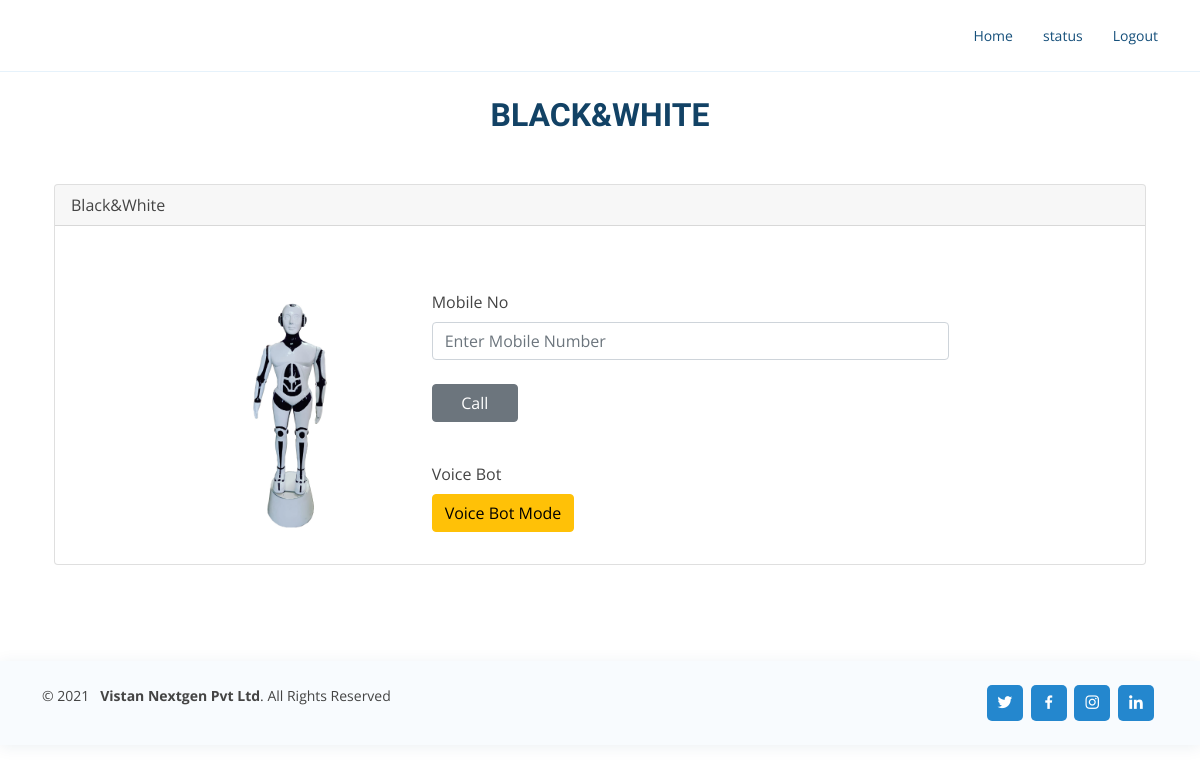
The page /app/bot/1 on the database its author committed.
### App/models.py (models this page shows, shortened)
class Bot(models.Model):
    rest = models.ForeignKey(Restaurant, on_delete=models.CASCADE)
    bot_no = models.IntegerField()
    bot_name = models.CharField(max_length = 300)
    bot_color = models.CharField(max_length = 200)
    image = models.ImageField(upload_to = 'bot_images')
    avialable = models.BooleanField(default=True, help_text="available or not avialabe for service")  # avialabe to serve or not avialable
    created_at = models.DateTimeField(auto_now_add=True)
    updated_at = models.DateTimeField(auto_now = True)
    class Meta:
        verbose_name = 'Bot'
        verbose_name_plural = 'Bots'
        ordering = ('-id',)

### App/views.py (the view)
# urls.py: path('bot/<str:id>', views.SelectBotView, name = 'select-bot'),
def SelectBotView(request, id):
    if request.method == 'POST':
        if 'call_button' in request.POST:
            b = Bot.objects.get(id = id)
            mob_no = request.POST['mob_no']
            username = request.user.username
            try:
                m = MobileSettings.objects.filter(username = username).latest('pk')
                m.username = username
                m.bot_name = b.bot_name
                m.mob_no = mob_no
                m.time = time()
                m.save()
            except:
                m = MobileSettings.objects.create(mob_no = mob_no, time = time(), username = username)
            return render(request, 'App/call_detail.html', {'b':b, 'mob_no':mob_no, 'm':m})
    else:
        b = Bot.objects.get(id = id)
        return render(request, 'App/bot_detail.html', {'b':b})

### AccountsApp/context_processors.py (called while the page is built)
def rest_details(request):
    try:
        cp_bots = Bot.objects.filter(rest = request.user.rest)
    except:
        cp_bots = []
    return {'cp_bots': cp_bots}

### App/templates/App/bot_detail.html (shortened to what this page needs)
{% extends 'base.html' %}
{% load static %}
{% load static %}
{% block content %}
<div class="container">
    <div class="section-title">
        <h2>{{b.bot_name}}</h2>
    </div>
    <div class="container">
        <div class="card">
            <div class="card-header">
            {{b.bot_name|title}}
            </div>
            <div class="card-body">
            <br><br>
            <div class="row">
                <div class="col-1"></div>
                <div class="col-sm-3">
                    <div>
                        <img src="/static{{b.image.url}}" alt="{{b.name}}" style = "width:100%; height: auto;">
                    </div>
                </div>
                <div class="col-sm-6">
                    <form method = "POST">
                        <div class="form-outline mb-3">
                            <label class="form-label" for="form3Example3">Mobile No</label><br>
                            <input type="text" id="" class="form-control form-control-md" required placeholder="Enter Mobile Number" name = "mob_no" /> <br>
                            <button name = 'call_button' type="submit" class="btn btn-md btn-secondary">&nbsp;&nbsp;&nbsp; Call&nbsp;&nbsp;&nbsp;&nbsp;</button>
                        </div>
                    </form>
                    <br>
                    <form>
                        <div class="form-outline mb-3">
                            <label class="form-label" for="form3Example3">Voice Bot</label><br>
                                <a href="{% url 'App:select-vbot' b.id %}" class="btn btn-warning btn-md">Voice Bot Mode</a>
                    </form>
                </div>
            </div>
            </div>
        </div>
    </div>
</div>
{% endblock %}

### static/assets/css/style.css (style rules this page uses)
body { font-family: "Open Sans", sans-serif; color: #444444; }
a { color: #2487ce; text-decoration: none; }
h1, h2, h3, h4, h5, h6 { font-family: "Raleway", sans-serif; }
.section-title { text-align: center; padding-bottom: 30px; }
.section-title h2 { font-size: 32px; font-weight: bold; text-transform: uppercase; margin-bottom: 20px; padding-bottom: 0; color: #124265; }

### rows shown on the page
Bot: bot_name "BLACK&WHITE", bot_name "Black&White", image (picture)
